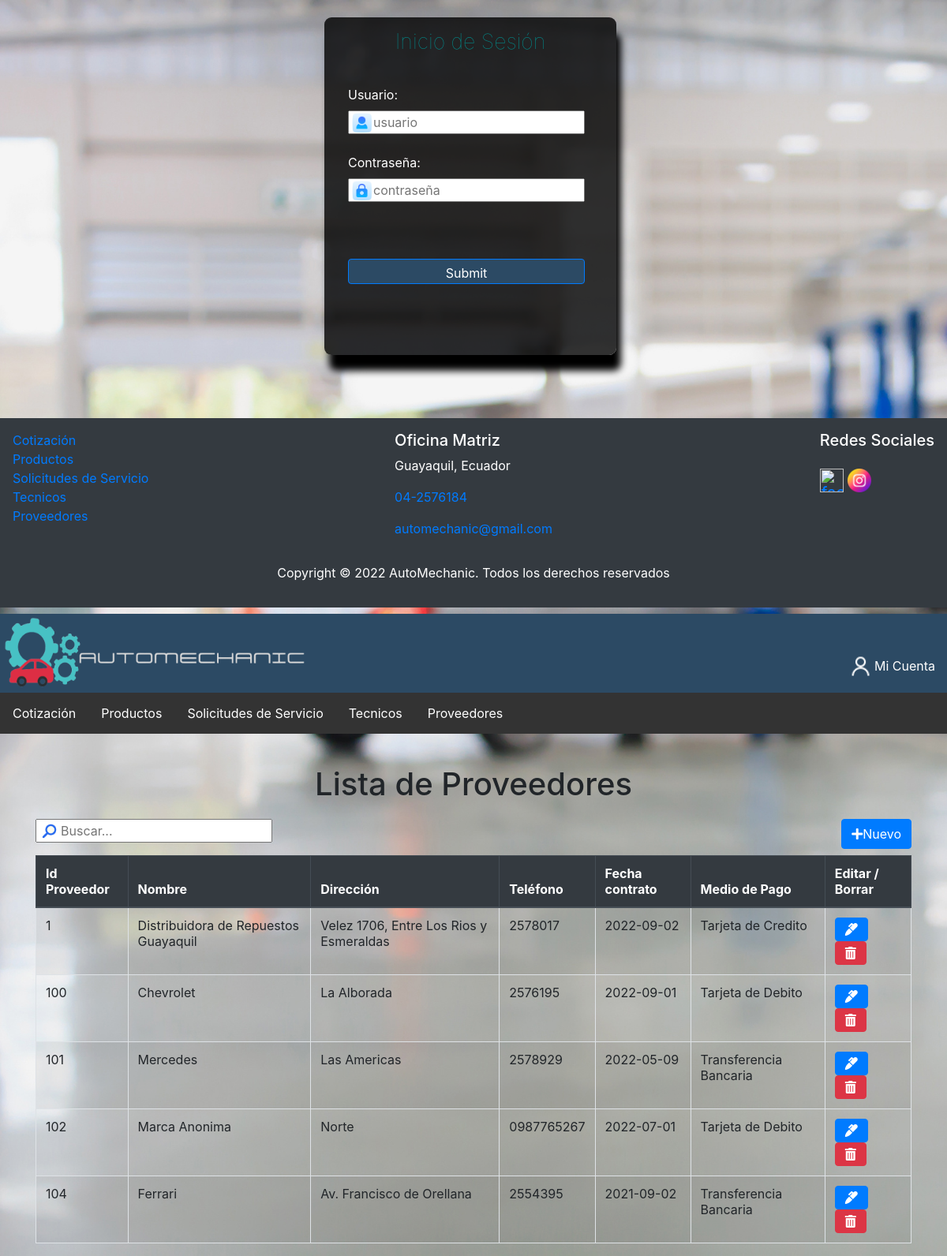
The app's page /index.php?c=Proveedores&f=index with its own data.
### tables this page shows
CREATE TABLE `proveedor` (
  `id_proveedor` int(11) NOT NULL,
  `nombre_proveedor` varchar(50) NOT NULL,
  `direccion` varchar(200) NOT NULL,
  `telefono` varchar(10) NOT NULL,
  `fecha_contrato` date NOT NULL,
  `id_medio_pago` int(11) NOT NULL
);

CREATE TABLE `medio_pago` (
  `id_medio_pago` int(11) NOT NULL,
  `nombre_medio` varchar(50) NOT NULL
);

### controller/FrontController.php (called while the page is built, shortened)
<?php
class FrontController
{
    public function ruteo()
    {
        $funcion = (!empty($_REQUEST['f'])) ? htmlentities($_REQUEST['f']) : FUNCION_PRINCIPAL;
        $cont = new  $controlador();
        $cont->$funcion();
    }
}

### index.php (called while the page is built)
<?php
    require_once 'controller/FrontController.php';
    $front = new FrontController();
    $front->ruteo();

### config/conexion.php (called while the page is built)
<?php
class Conexion
{
    public static function getConexion()
    {
        $dsn = 'mysql:host=localhost;port=3306;dbname=' . DBNAME;
        $conexion = null;
        try {
            $conexion = new PDO($dsn, DBUSER, DBPASSWORD);
            $conexion->setAttribute(PDO::ATTR_ERRMODE, PDO::ERRMODE_EXCEPTION);
        } catch (Exception $e) {
            echo $e;
            die("error " . $e->getMessage());
        }
        return $conexion;
    }
}

### model/dao/ProveedoresDAO.php (called while the page is built, shortened)
<?php
require_once 'config/conexion.php';
class ProveedoresDAO
{
    private $con;
    public function __construct()
    {
        $this->con = Conexion::getConexion();
    }
    public function selectAllFiltro($parametro)
    {
        $sql = "SELECT * FROM proveedor p , medio_pago m  where p.id_medio_pago = m.id_medio_pago and
        (p.nombre_proveedor like :b1 or m.nombre_medio like :b2)
        ORDER BY p.id_proveedor";
        $stmt = $this->con->prepare($sql);
        $conlike = '%' . $parametro . '%';
        $data = array('b1' => $conlike, 'b2' => $conlike);
        $stmt->execute($data);
        $resultados = $stmt->fetchAll(PDO::FETCH_ASSOC);
        return $resultados;
    }
}

### view/proveedores/proveedores.list.php (the view, shortened to what this page needs)
<div class="container">
    <div class="row" id="form">
        <div class="col-sm-6 componente">
            <img src="assets/imagenes/buscar.png" class="icono"/>
            <input type="text" name="busquedaAjax" id="busquedaAjax" placeholder="Buscar...">
        </div>
        <div class="col-sm-6 d-flex flex-column align-items-end">
            <a href="index.php?c=proveedores&f=view_new">
                <button type="button" class="btn btn-primary">
                    <i class="fas fa-plus"></i>Nuevo
                </button>
            </a>
        </div>
    </div>
    <div class="table-responsive mt-2">
        <table class="table table-striped table-bordered">
            <thead class="thead-dark">
                <th>Id Proveedor</th>
                <th>Nombre</th>
                <th>Direcci&oacute;n</th>
                <th>Tel&eacute;fono</th>
                <th>Fecha contrato</th>
                <th>Medio de Pago</th>
                <th>Editar / Borrar</th>
            </thead>
            <tbody class="tabladatos">
                <?php
                foreach ($resultados as $fila) {
                ?>
                    <tr>
                        <td><?php echo $fila['id_proveedor']; ?></td>
                        <td><?php echo $fila['nombre_proveedor']; ?></td>
                        <td><?php echo $fila['direccion']; ?></td>
                        <td><?php echo $fila['telefono']; ?></td>
                        <td><?php echo $fila['fecha_contrato']; ?></td>
                        <td><?php echo $fila['nombre_medio']; ?></td>
                        <td>
                            <a class="btn btn-primary" href="index.php?c=proveedores&f=view_edit&id=<?php echo  $fila['id_proveedor']; ?>">
                                <i class="fas fa-marker"></i></a>
                            <a class="btn btn-danger" onclick="if(!confirm('Esta seguro de eliminar a este proveedor?'))return false;" href="index.php?c=proveedores&f=delete&id=<?php echo  $fila['id_proveedor']; ?>">
                                <i class="fas fa-trash-alt"></i></a>
                        </td>
                    </tr>
                <?php } ?>
            </tbody>
        </table>
    </div>
</div>

### assets/css/estilos.css (style rules this page uses)
body { margin: 0; background-color: #fff; }

### view/login/login.ingresar.php (style rules this page uses)
input[type=text] { width: 300px; height: 30px; border-radius:none; }
.icono { width: 25px; height: 25px; }
#form .componente { position: relative; }
#form .componente input { padding-left: 30px; outline: none; }
#form .componente img { position: absolute; margin-left: 5px; margin-top: 3px; }

### records on screen
proveedor: id_proveedor "1", nombre_proveedor "Distribuidora de Repuestos Guayaquil", direccion "Velez 1706, Entre Los Rios y Esmeraldas", telefono "2578017", fecha_contrato "2022-09-02", id_medio_pago.nombre_medio "Tarjeta de Credito"
proveedor: id_proveedor "100", nombre_proveedor "Chevrolet", direccion "La Alborada", telefono "2576195", fecha_contrato "2022-09-01", id_medio_pago.nombre_medio "Tarjeta de Debito"
proveedor: id_proveedor "101", nombre_proveedor "Mercedes", direccion "Las Americas", telefono "2578929", fecha_contrato "2022-05-09", id_medio_pago.nombre_medio "Transferencia Bancaria"
proveedor: id_proveedor "102", nombre_proveedor "Marca Anonima", direccion "Norte", telefono "0987765267", fecha_contrato "2022-07-01", id_medio_pago.nombre_medio "Tarjeta de Debito"
proveedor: id_proveedor "104", nombre_proveedor "Ferrari", direccion "Av. Francisco de Orellana", telefono "2554395", fecha_contrato "2021-09-02", id_medio_pago.nombre_medio "Transferencia Bancaria"

### other values on screen
$opcion "Mi Cuenta"
$titulo "Lista de Proveedores"
